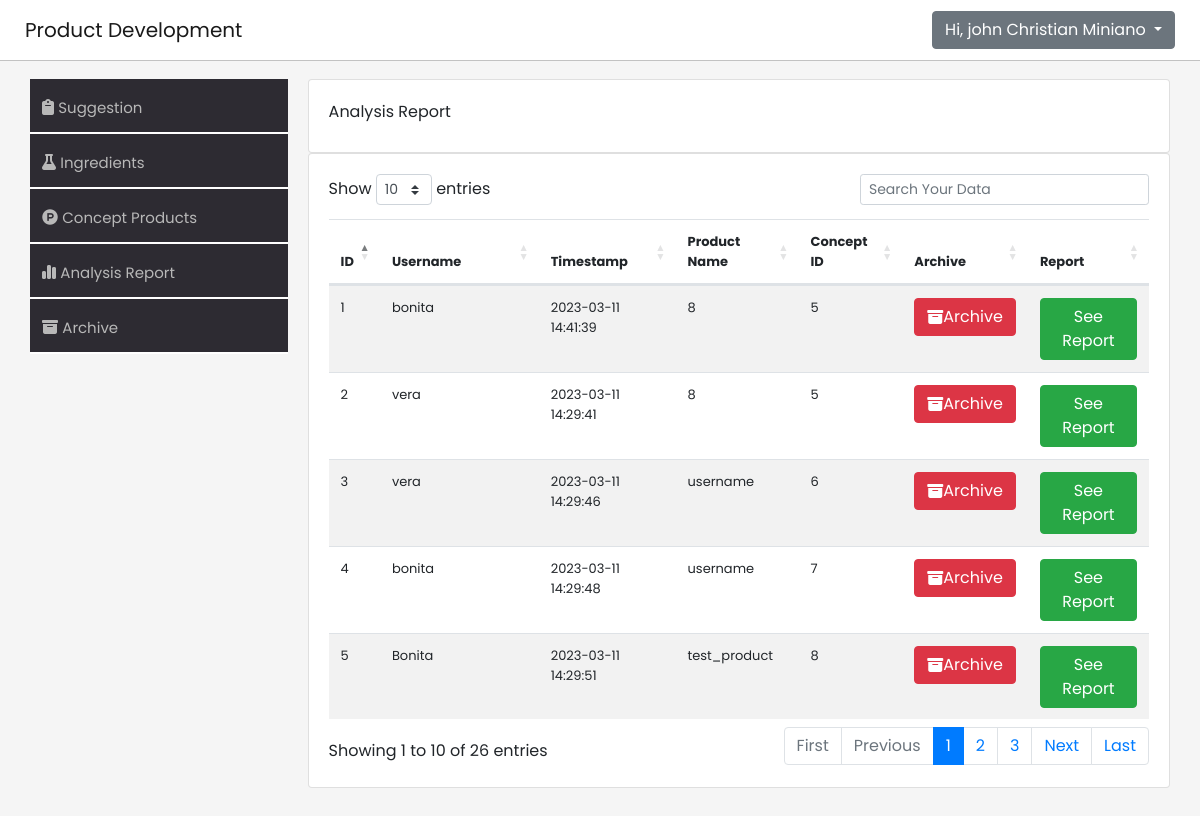
Page /product-development-system/webpage/analysis-report.php (signed in) on the earlier database version.
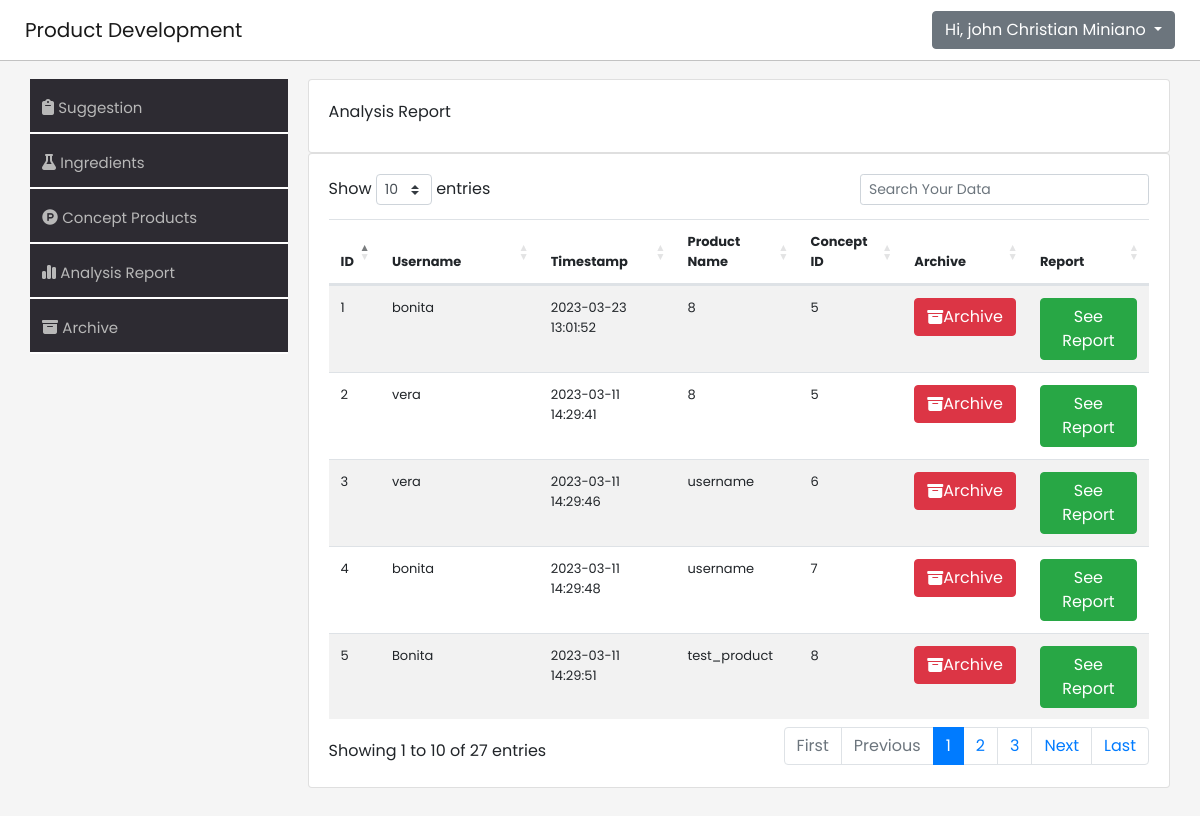
Same page on the later database version.
### tables this page shows
CREATE TABLE `tbl_ingredient` (
  `id` int(11) NOT NULL,
  `name` varchar(255) NOT NULL,
  `ingredient` varchar(255) NOT NULL,
  `description` varchar(255) NOT NULL,
  `archive` varchar(255) DEFAULT NULL,
  `researchID` int(11) DEFAULT NULL
);

CREATE TABLE `tbl_survey` (
  `id` int(11) NOT NULL,
  `username` varchar(255) NOT NULL,
  `timestamp` timestamp NOT NULL DEFAULT current_timestamp() ON UPDATE current_timestamp(),
  `response1` int(11) NOT NULL,
  `response2` int(11) NOT NULL,
  `response3` int(11) NOT NULL,
  `archive` varchar(255) DEFAULT NULL,
  `conceptID` int(11) DEFAULT NULL
);

### product-development-system/webpage/analysis-report.php (the view, shortened to what the changed rows need)
<!DOCTYPE html>
<html lang="en">
<head>
    <link rel="stylesheet" href="https://stackpath.bootstrapcdn.com/bootstrap/4.2.1/css/bootstrap.min.css">
    <link rel="stylesheet" href="https://cdn.datatables.net/1.10.18/css/dataTables.bootstrap4.min.css">
    <link rel="stylesheet" href="./css/suggestion.css">
</head>
<body style="background-color: whitesmoke;">
    <main>
        <div class="container ">
            <div class="cont-right">
                                <div class="container">
        <div class="card">
            <div class="card-body">
                <?php
                include_once '../webpage/includes/db-connection.php';
                $query = "SELECT * FROM tbl_ingredient
                INNER JOIN tbl_concept ON tbl_ingredient.id = tbl_concept.ingredientID
                INNER JOIN tbl_survey ON tbl_concept.id = tbl_survey.conceptID WHERE tbl_survey.archive='false'";
                $query_run = mysqli_query($conn, $query);
                ?>
                <table id="datatableid" class="table table-striped table-responsive">
                    <thead>
                        <tr>
                            <th scope="col"> ID</th>
                            <th scope="col">Username</th>
                            <th scope="col">Timestamp </th>
                            <th scope="col">Product Name</th>
                            <th scope="col">Concept ID</th>
                            <th scope="col"> Archive </th>
                            <th scope="col"> Report </th>
                        </tr>
                    </thead>
                    <tbody>
                        <?php
                        if ($query_run) {
                            foreach ($query_run as $row) {
                        ?>
                                <tr>
                                    <td><?php echo $row['id']; ?></td>
                                    <td><?php echo $row['username']; ?></td>
                                    <td><?php echo $row['timestamp']; ?></td>
                                    <td><?php echo $row['name']; ?></td>
                                    <td><?php echo $row['conceptID']; ?></td>
                                    <td>
                                        <button type="button" class="btn btn-danger archivebtn archive"><i class="fa-solid fa-box-archive" style="color: #ffffff;"></i> Archive </button>
                                    </td>
                                    <td>
                                        <button type="button" data-id='<?php echo $row['conceptID']; ?>' class="btn btn-success editbtn"> See Report </button>
                                    </td>
                                </tr>
                        <?php
                            }
                        } else {
                            echo "No Record Found";
                        }
                        ?>
                    </tbody>
                </table>
            </div>
        </div>
    </div>
            </div>
        </div>
    </main>
</body>
</html>

Differences in the rows shown:
changed tbl_ingredient (number 1 of 3 on the later page): tbl_survey.timestamp "2023-03-11 14:41:39" → "2023-03-23 13:01:52"
Other differences:
text written by a page script: "Show entries Showing 1 to 10 of 26 entries First Previous 1 2 3 Next Last" → "Show entries Showing 1 to 10 of 27 entries First Previous 1 2 3 Next Last"
